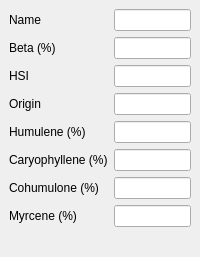
<?xml version="1.0" encoding="UTF-8"?>
<ui version="4.0">
 <class>hopDock</class>
 <widget class="QDockWidget" name="hopDock">
  <property name="geometry">
   <rect>
    <x>0</x>
    <y>0</y>
    <width>200</width>
    <height>257</height>
   </rect>
  </property>
  <property name="sizePolicy">
   <sizepolicy hsizetype="MinimumExpanding" vsizetype="Preferred">
    <horstretch>0</horstretch>
    <verstretch>0</verstretch>
   </sizepolicy>
  </property>
  <property name="maximumSize">
   <size>
    <width>300</width>
    <height>257</height>
   </size>
  </property>
  <property name="windowIcon">
   <iconset resource="../brewtarget.qrc">
    <normaloff>:/images/smallHop.svg</normaloff>:/images/smallHop.svg</iconset>
  </property>
  <property name="allowedAreas">
   <set>Qt::BottomDockWidgetArea|Qt::LeftDockWidgetArea|Qt::RightDockWidgetArea</set>
  </property>
  <property name="windowTitle">
   <string>Hop &amp;dock</string>
  </property>
  <widget class="QWidget" name="dockWidgetContents">
   <layout class="QVBoxLayout" name="verticalLayout">
    <item>
     <layout class="QFormLayout" name="formLayout">
      <item row="1" column="0">
       <widget class="QLabel" name="label">
        <property name="text">
         <string>Beta (%)</string>
        </property>
        <property name="buddy">
         <cstring>lineEdit_beta</cstring>
        </property>
       </widget>
      </item>
      <item row="1" column="1">
       <widget class="BtGenericEdit" name="lineEdit_beta">
        <property name="enabled">
         <bool>true</bool>
        </property>
        <property name="readOnly">
         <bool>true</bool>
        </property>
        <property name="editField" stdset="0">
         <string notr="true">beta_pct</string>
        </property>
       </widget>
      </item>
      <item row="2" column="0">
       <widget class="QLabel" name="label_2">
        <property name="text">
         <string>HSI</string>
        </property>
        <property name="buddy">
         <cstring>lineEdit_HSI</cstring>
        </property>
       </widget>
      </item>
      <item row="2" column="1">
       <widget class="BtGenericEdit" name="lineEdit_HSI">
        <property name="enabled">
         <bool>true</bool>
        </property>
        <property name="readOnly">
         <bool>true</bool>
        </property>
        <property name="editField" stdset="0">
         <string notr="true">hsi_pct</string>
        </property>
       </widget>
      </item>
      <item row="3" column="0">
       <widget class="QLabel" name="label_3">
        <property name="text">
         <string>Origin</string>
        </property>
        <property name="buddy">
         <cstring>lineEdit_origin</cstring>
        </property>
       </widget>
      </item>
      <item row="3" column="1">
       <widget class="BtStringEdit" name="lineEdit_origin">
        <property name="enabled">
         <bool>true</bool>
        </property>
        <property name="readOnly">
         <bool>true</bool>
        </property>
        <property name="editField" stdset="0">
         <string notr="true">origin</string>
        </property>
       </widget>
      </item>
      <item row="4" column="0">
       <widget class="QLabel" name="label_4">
        <property name="text">
         <string>Humulene (%)</string>
        </property>
        <property name="buddy">
         <cstring>lineEdit_humulene</cstring>
        </property>
       </widget>
      </item>
      <item row="4" column="1">
       <widget class="BtGenericEdit" name="lineEdit_humulene">
        <property name="enabled">
         <bool>true</bool>
        </property>
        <property name="readOnly">
         <bool>true</bool>
        </property>
        <property name="editField" stdset="0">
         <string notr="true">humulene_pct</string>
        </property>
       </widget>
      </item>
      <item row="5" column="0">
       <widget class="QLabel" name="label_5">
        <property name="text">
         <string>Caryophyllene (%)</string>
        </property>
        <property name="buddy">
         <cstring>lineEdit_caryophyllene</cstring>
        </property>
       </widget>
      </item>
      <item row="5" column="1">
       <widget class="BtGenericEdit" name="lineEdit_caryophyllene">
        <property name="enabled">
         <bool>true</bool>
        </property>
        <property name="readOnly">
         <bool>true</bool>
        </property>
        <property name="editField" stdset="0">
         <string notr="true">caryophyllene_pct</string>
        </property>
       </widget>
      </item>
      <item row="7" column="0">
       <widget class="QLabel" name="label_6">
        <property name="text">
         <string>Myrcene (%)</string>
        </property>
        <property name="buddy">
         <cstring>lineEdit_myrcene</cstring>
        </property>
       </widget>
      </item>
      <item row="7" column="1">
       <widget class="BtGenericEdit" name="lineEdit_myrcene">
        <property name="enabled">
         <bool>true</bool>
        </property>
        <property name="readOnly">
         <bool>true</bool>
        </property>
        <property name="editField" stdset="0">
         <string notr="true">myrcene_pct</string>
        </property>
       </widget>
      </item>
      <item row="0" column="0">
       <widget class="QLabel" name="label_name">
        <property name="text">
         <string>Name</string>
        </property>
        <property name="buddy">
         <cstring>lineEdit_name</cstring>
        </property>
       </widget>
      </item>
      <item row="0" column="1">
       <widget class="BtStringEdit" name="lineEdit_name">
        <property name="enabled">
         <bool>true</bool>
        </property>
        <property name="readOnly">
         <bool>true</bool>
        </property>
        <property name="editField" stdset="0">
         <string notr="true">name</string>
        </property>
       </widget>
      </item>
      <item row="6" column="0">
       <widget class="QLabel" name="label_7">
        <property name="text">
         <string>Cohumulone (%)</string>
        </property>
        <property name="buddy">
         <cstring>lineEdit_cohumulone</cstring>
        </property>
       </widget>
      </item>
      <item row="6" column="1">
       <widget class="BtGenericEdit" name="lineEdit_cohumulone">
        <property name="enabled">
         <bool>true</bool>
        </property>
        <property name="readOnly">
         <bool>true</bool>
        </property>
        <property name="editField" stdset="0">
         <string notr="true">cohumulone_pct</string>
        </property>
       </widget>
      </item>
     </layout>
    </item>
   </layout>
  </widget>
 </widget>
 <customwidgets>
  <customwidget>
   <class>BtGenericEdit</class>
   <extends>QLineEdit</extends>
   <header>BtLineEdit.h</header>
  </customwidget>
  <customwidget>
   <class>BtStringEdit</class>
   <extends>QLineEdit</extends>
   <header>BtLineEdit.h</header>
  </customwidget>
 </customwidgets>
 <resources>
  <include location="../brewtarget.qrc"/>
 </resources>
 <connections/>
</ui>
